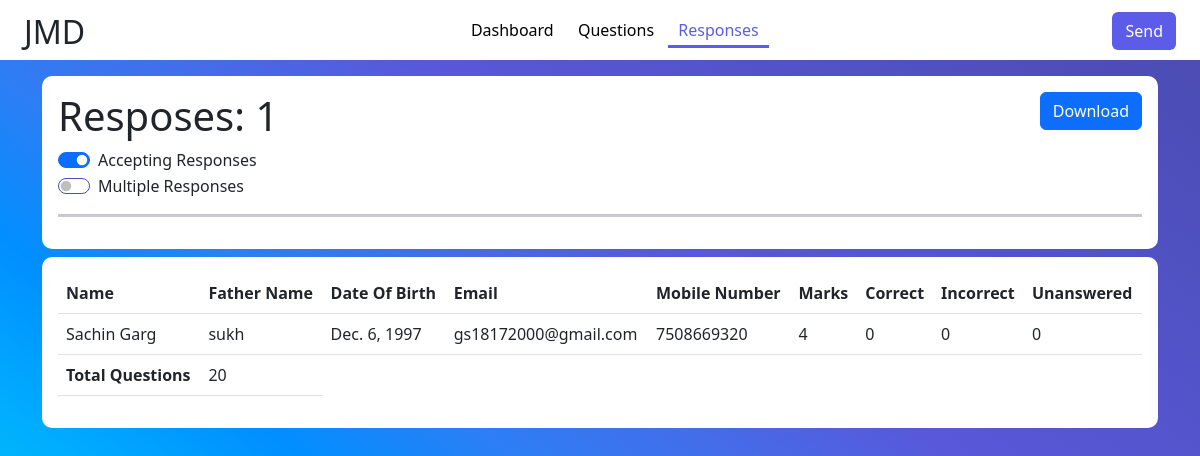
/viewResponses/5 (signed in), run on the app's committed database.
### generateTest/models.py (models this page shows, shortened)
class BaseModel(models.Model):
    id=models.AutoField(primary_key=True)
    created_at=models.DateField(auto_now_add=True)
    updated_at= models.DateField(auto_now=True)
    class Meta:
        abstract=True

class Test(BaseModel):
    name=models.CharField(max_length=255,unique=True)
    summary=models.TextField()
    duration=models.DurationField()
    accepting_response= models.BooleanField(default=True)
    mutli_response= models.BooleanField(default=False)

class Student(BaseModel):
    test_id=models.ForeignKey(Test,related_name="Student_test" ,on_delete=models.CASCADE)
    name=models.CharField(max_length=100)
    father_name=models.CharField(max_length=100)
    email = models.EmailField()
    gender=models.CharField(max_length=10)
    dob = models.DateField()
    phone_number = models.CharField(max_length=20)
    college=models.CharField(max_length=100)
    marks=models.IntegerField(default=0)
    email_token=models.CharField(max_length=200)
    is_verified = models.BooleanField(default=False)
    test_complete = models.BooleanField(default=False)
    correct = models.IntegerField(default=0)
    incorrect = models.IntegerField(default=0)
    unanswered=models.IntegerField(default=0)
    def __str__(self):
        return self.name

### generateTest/views.py (the view, shortened to what this page needs)
# urls.py: path('viewResponses/<int:quiz_id>',views.viewResponses,name='viewResponses'),
@login_required(login_url='/login')
def viewResponses(request,quiz_id):
    student_list = Student.objects.filter(test_id=quiz_id)
    quiz=Test.objects.get(id=quiz_id)
    question=Questions.objects.filter(test_id=quiz_id)
    link=f'https://preogative.in/exam/studentDetails/{quiz_id}'
    print(student_list)
    paginator = Paginator(student_list, 1) # Show 10 students per page
    page = request.GET.get('page')
    students = paginator.get_page(page)
    context = {
        'students': students,'total_responses':len(student_list),
        'quiz':quiz,'link':link,'total_questions':len(question)
    }
    return render(request, 'generateTest/responses.html', context)

### generateTest/templates/generateTest/responses.html (shortened to what this page needs)
{% extends 'generateTest/base.html' %}
{%block content%}
{% include "generateTest/quizNav.html" %}
 <div style="min-height:100vh">
 <div class="container mt-3" style="border-radius: 5px; ">
    <div class="box">
      {% if total_responses != 0 %}
      <a href="/downloadCSV/{{quiz.id}}" class="btn btn-primary" style="float: right;">Download</a>
     {%endif%}
      <h1>Resposes: {{total_responses}}</h1>
      <form id="acceptForm" method="POST">
      <div class="form-check form-switch" >
        <label class="form-check-label" for="flexSwitchCheckChecked">Accepting Responses</label>
        <input class="form-check-input switch" type="checkbox" name="acceptResponse" role="switch" id="acceptResponse" {% if quiz.accepting_response %}checked{% endif %}>
      </div>
      </form>
      <form id="multiForm" method="POST">
      <div class="form-check form-switch" >
        <label class="form-check-label" for="flexSwitchCheckChecked">Multiple Responses</label>
        <input class="form-check-input switch"  type="checkbox" name="multiResponse" role="switch" id="multiResponse" {% if quiz.mutli_response %}checked{% endif %}>
      </div>
    </form>
     <hr color="#342a4e"  size="5px">
    </div>
    <div class="box overflow-x-scroll">
    {% if total_responses == 0 %}
    <h3>OOPS! No Responses Yet.</h3>
    {% else %}
    <table class="table viewtable p-5" >
    <thead>
      <tr>
        <th class="p-10" scope="col">Name</th>
        <th scope="col">Father Name</th>
        <th scope="col">Date Of Birth</th>
        <th scope="col">Email</th>
        <th scope="col">Mobile Number</th>
        <th scope="col">Marks</th>
        <th scope="col">Correct</th>
        <th scope="col">Incorrect</th>
        <th scope="col">Unanswered</th>
      </tr>
    </thead>
    <tbody>
      {% for student in students %}
        <tr>
          <td>{{ student.name }}</td>
          <td>{{ student.father_name }}</td>
          <td>{{ student.dob}}</td>
          <td>{{ student.email }}</td>
          <td>{{ student.phone_number }}</td>
          <td>{{ student.marks}}</td>
          <td>{{ student.correct}}</td>
          <td>{{ student.incorrect}}</td>
          <td>{{ student.unanswered}}</td>
        </tr>
        <tr style="background-color: rgb(209, 209, 209);">
          <td><b>Total Questions</b></td>
          <td>{{total_questions}}</td>
        </tr>
      {% endfor %}
    </tbody>
  </table>
    {% endif %}
  </div>
</div>
</div>
{% endblock %}

### generateTest/templates/generateTest/responses.html (style rules this page uses)
body { background-image: linear-gradient(to left bottom, #4b4baf, #4e4eba, #5152c4, #5555cf, #5858da, #456ce9, #2d7ef5, #008fff, #00acff, #00c2f2, #00d3d1, #3ee0ae); }
.box { margin-bottom: 0.5rem; background-color: white; border-radius: 10px; padding: 1rem; }
.switch { border-color:#4e4eba; }

### data on the page
Test: accepting_response "☑"
Student: name "Sachin Garg", father_name "sukh", dob "Dec. 6, 1997", email "gs18172000@gmail.com", phone_number "7508669320", marks "4", correct "0", incorrect "0", unanswered "0", total_questions "20"

### other printed values
{{ total_responses }} "1"
